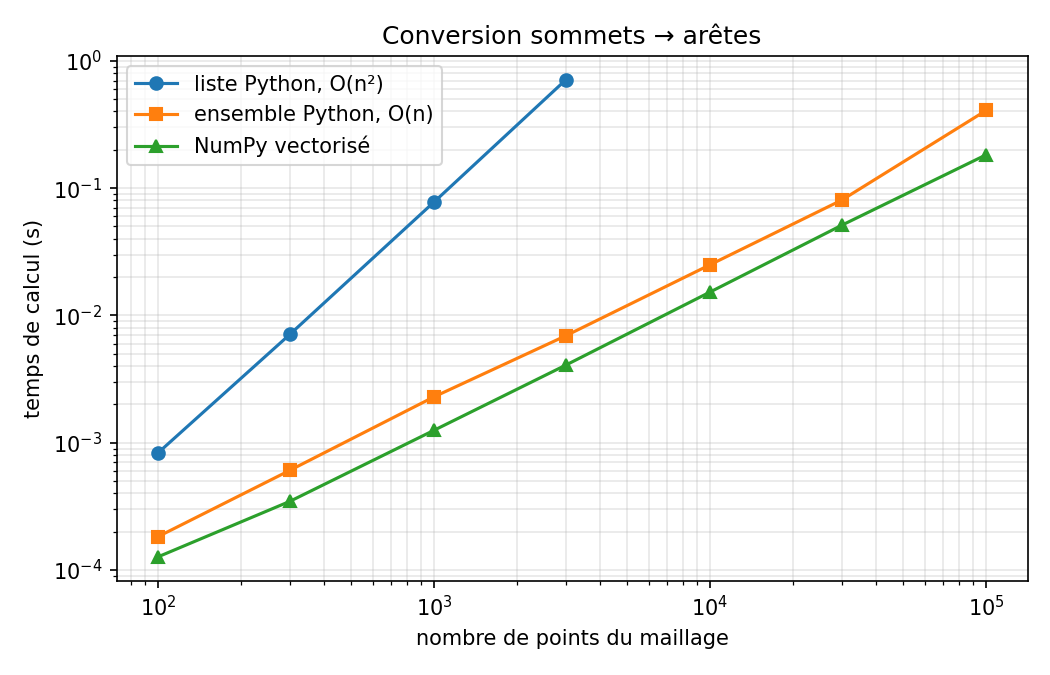

Reproduce this figure in Python.
"""
================================================================================
Comparaison des performances des trois implémentations
================================================================================

Produit :
  - benchmark.png : temps de calcul en fonction de la taille du maillage
  - un tableau récapitulatif dans le terminal

Usage :
    python benchmark.py
================================================================================
"""

import time

import numpy as np
import matplotlib
matplotlib.use("Agg")
import matplotlib.pyplot as plt
from scipy.spatial import Delaunay

from mesh_edges import nodes_to_edges, nodes_to_edges_set, nodes_to_edges_naive


SIZES_ALL = [100, 300, 1_000, 3_000]              # la version naïve s'arrête là
SIZES_FAST = [100, 300, 1_000, 3_000, 10_000, 30_000, 100_000]


def make_mesh(n_points, seed=0):
    rng = np.random.default_rng(seed)
    points = rng.random((n_points, 2))
    return Delaunay(points).simplices


def timeit(fn, triangles, repeats=3):
    best = float("inf")
    for _ in range(repeats):
        start = time.perf_counter()
        fn(triangles)
        best = min(best, time.perf_counter() - start)
    return best


def main():
    results = {"naive": [], "set": [], "vectorised": []}

    print(f"{'points':>8} {'triangles':>10} {'naive (s)':>12} "
          f"{'set (s)':>10} {'vect. (s)':>11} {'vs naive':>10} {'vs set':>8}")
    print("-" * 74)

    for n in SIZES_FAST:
        triangles = make_mesh(n)

        t_vec = timeit(nodes_to_edges, triangles)
        t_set = timeit(nodes_to_edges_set, triangles)
        t_naive = timeit(nodes_to_edges_naive, triangles, repeats=1) if n in SIZES_ALL else None

        results["vectorised"].append(t_vec)
        results["set"].append(t_set)
        results["naive"].append(t_naive)

        naive_str = f"{t_naive:12.4f}" if t_naive is not None else f"{'—':>12}"
        g_naive = f"{t_naive / t_vec:9.0f}×" if t_naive is not None else f"{'—':>10}"
        g_set = f"{t_set / t_vec:6.1f}×"
        print(f"{n:8d} {len(triangles):10d} {naive_str} "
              f"{t_set:10.4f} {t_vec:11.4f} {g_naive:>10} {g_set:>8}")

    # ---- figure ----
    fig, ax = plt.subplots(figsize=(7, 4.5))

    naive_x = [n for n, t in zip(SIZES_FAST, results["naive"]) if t is not None]
    naive_y = [t for t in results["naive"] if t is not None]

    ax.loglog(naive_x, naive_y, "o-", label="liste Python, O(n²)")
    ax.loglog(SIZES_FAST, results["set"], "s-", label="ensemble Python, O(n)")
    ax.loglog(SIZES_FAST, results["vectorised"], "^-", label="NumPy vectorisé")

    ax.set_xlabel("nombre de points du maillage")
    ax.set_ylabel("temps de calcul (s)")
    ax.set_title("Conversion sommets → arêtes")
    ax.grid(True, which="both", alpha=0.3)
    ax.legend()
    fig.tight_layout()
    fig.savefig("benchmark.png", dpi=150)
    print("\nFigure écrite dans benchmark.png")


if __name__ == "__main__":
    main()
